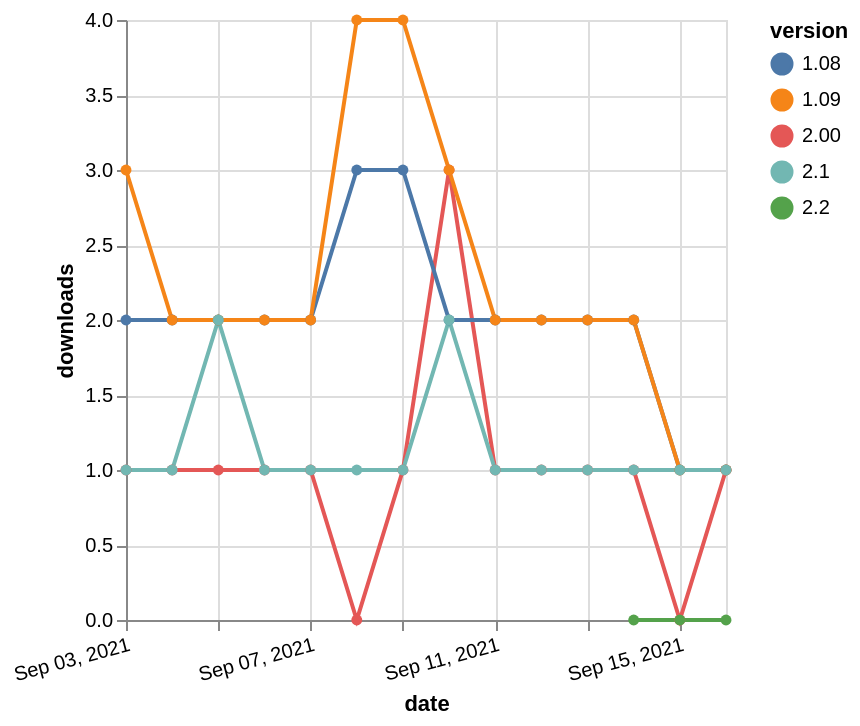

Vega-Lite specification stored for this chart:
### Vega-Lite specification from a JSON file in a GitHub repository (floating-point values rounded to 4 significant figures)
{"$schema": "https://vega.github.io/schema/vega-lite/v5.json", "description": "A simple bar chart with embedded data.", "data": {"values": [{"date": "2021-09-03", "total": 171, "delta": 1, "version": "2.00"}, {"date": "2021-09-04", "total": 172, "delta": 1, "version": "2.00"}, {"date": "2021-09-05", "total": 173, "delta": 1, "version": "2.00"}, {"date": "2021-09-06", "total": 174, "delta": 1, "version": "2.00"}, {"date": "2021-09-07", "total": 175, "delta": 1, "version": "2.00"}, {"date": "2021-09-08", "total": 175, "delta": 0, "version": "2.00"}, {"date": "2021-09-09", "total": 176, "delta": 1, "version": "2.00"}, {"date": "2021-09-10", "total": 179, "delta": 3, "version": "2.00"}, {"date": "2021-09-11", "total": 180, "delta": 1, "version": "2.00"}, {"date": "2021-09-12", "total": 181, "delta": 1, "version": "2.00"}, {"date": "2021-09-13", "total": 182, "delta": 1, "version": "2.00"}, {"date": "2021-09-14", "total": 183, "delta": 1, "version": "2.00"}, {"date": "2021-09-15", "total": 183, "delta": 0, "version": "2.00"}, {"date": "2021-09-16", "total": 184, "delta": 1, "version": "2.00"}, {"date": "2021-09-03", "total": 2511, "delta": 2, "version": "1.08"}, {"date": "2021-09-04", "total": 2513, "delta": 2, "version": "1.08"}, {"date": "2021-09-05", "total": 2515, "delta": 2, "version": "1.08"}, {"date": "2021-09-06", "total": 2517, "delta": 2, "version": "1.08"}, {"date": "2021-09-07", "total": 2519, "delta": 2, "version": "1.08"}, {"date": "2021-09-08", "total": 2522, "delta": 3, "version": "1.08"}, {"date": "2021-09-09", "total": 2525, "delta": 3, "version": "1.08"}, {"date": "2021-09-10", "total": 2527, "delta": 2, "version": "1.08"}, {"date": "2021-09-11", "total": 2529, "delta": 2, "version": "1.08"}, {"date": "2021-09-12", "total": 2531, "delta": 2, "version": "1.08"}, {"date": "2021-09-13", "total": 2533, "delta": 2, "version": "1.08"}, {"date": "2021-09-14", "total": 2535, "delta": 2, "version": "1.08"}, {"date": "2021-09-15", "total": 2536, "delta": 1, "version": "1.08"}, {"date": "2021-09-16", "total": 2537, "delta": 1, "version": "1.08"}, {"date": "2021-09-03", "total": 2904, "delta": 3, "version": "1.09"}, {"date": "2021-09-04", "total": 2906, "delta": 2, "version": "1.09"}, {"date": "2021-09-05", "total": 2908, "delta": 2, "version": "1.09"}, {"date": "2021-09-06", "total": 2910, "delta": 2, "version": "1.09"}, {"date": "2021-09-07", "total": 2912, "delta": 2, "version": "1.09"}, {"date": "2021-09-08", "total": 2916, "delta": 4, "version": "1.09"}, {"date": "2021-09-09", "total": 2920, "delta": 4, "version": "1.09"}, {"date": "2021-09-10", "total": 2923, "delta": 3, "version": "1.09"}, {"date": "2021-09-11", "total": 2925, "delta": 2, "version": "1.09"}, {"date": "2021-09-12", "total": 2927, "delta": 2, "version": "1.09"}, {"date": "2021-09-13", "total": 2929, "delta": 2, "version": "1.09"}, {"date": "2021-09-14", "total": 2931, "delta": 2, "version": "1.09"}, {"date": "2021-09-15", "total": 2932, "delta": 1, "version": "1.09"}, {"date": "2021-09-16", "total": 2933, "delta": 1, "version": "1.09"}, {"date": "2021-09-14", "total": 20, "delta": 0, "version": "2.2"}, {"date": "2021-09-15", "total": 30, "delta": 0, "version": "2.2"}, {"date": "2021-09-16", "total": 41, "delta": 0, "version": "2.2"}, {"date": "2021-09-03", "total": 131, "delta": 1, "version": "2.1"}, {"date": "2021-09-04", "total": 132, "delta": 1, "version": "2.1"}, {"date": "2021-09-05", "total": 134, "delta": 2, "version": "2.1"}, {"date": "2021-09-06", "total": 135, "delta": 1, "version": "2.1"}, {"date": "2021-09-07", "total": 136, "delta": 1, "version": "2.1"}, {"date": "2021-09-08", "total": 137, "delta": 1, "version": "2.1"}, {"date": "2021-09-09", "total": 138, "delta": 1, "version": "2.1"}, {"date": "2021-09-10", "total": 140, "delta": 2, "version": "2.1"}, {"date": "2021-09-11", "total": 141, "delta": 1, "version": "2.1"}, {"date": "2021-09-12", "total": 142, "delta": 1, "version": "2.1"}, {"date": "2021-09-13", "total": 143, "delta": 1, "version": "2.1"}, {"date": "2021-09-14", "total": 144, "delta": 1, "version": "2.1"}, {"date": "2021-09-15", "total": 145, "delta": 1, "version": "2.1"}, {"date": "2021-09-16", "total": 146, "delta": 1, "version": "2.1"}]}, "width": "container", "mark": {"type": "line", "point": {"filled": true}}, "encoding": {"x": {"field": "date", "type": "temporal", "timeUnit": "yearmonthdate", "title": "date", "axis": {"labelAngle": -15}}, "y": {"field": "delta", "type": "quantitative", "title": "downloads"}, "color": {"field": "version", "type": "nominal"}, "tooltip": {"field": "delta"}}}
